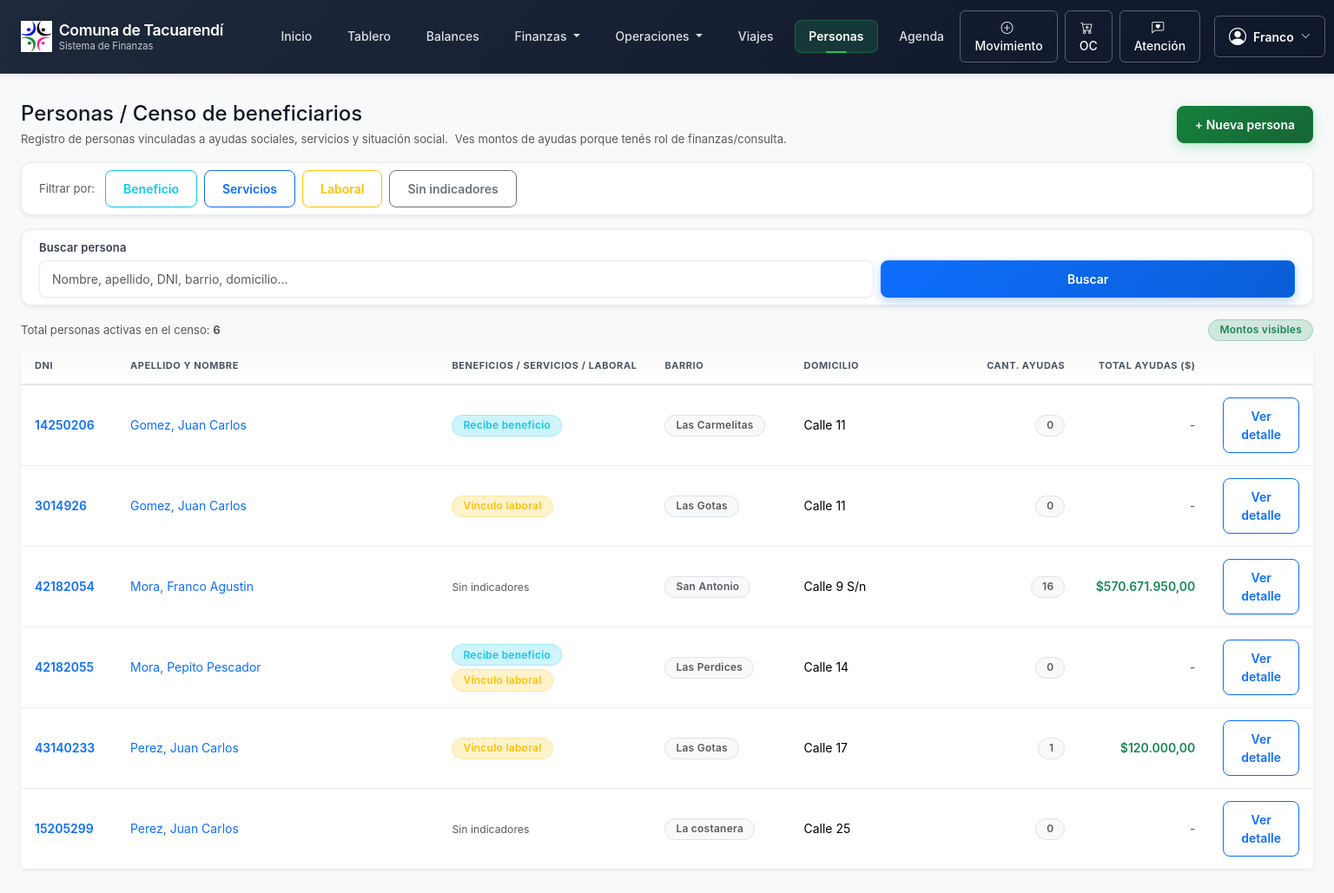
/personas/ (signed in), run on an earlier commit of the app's database.
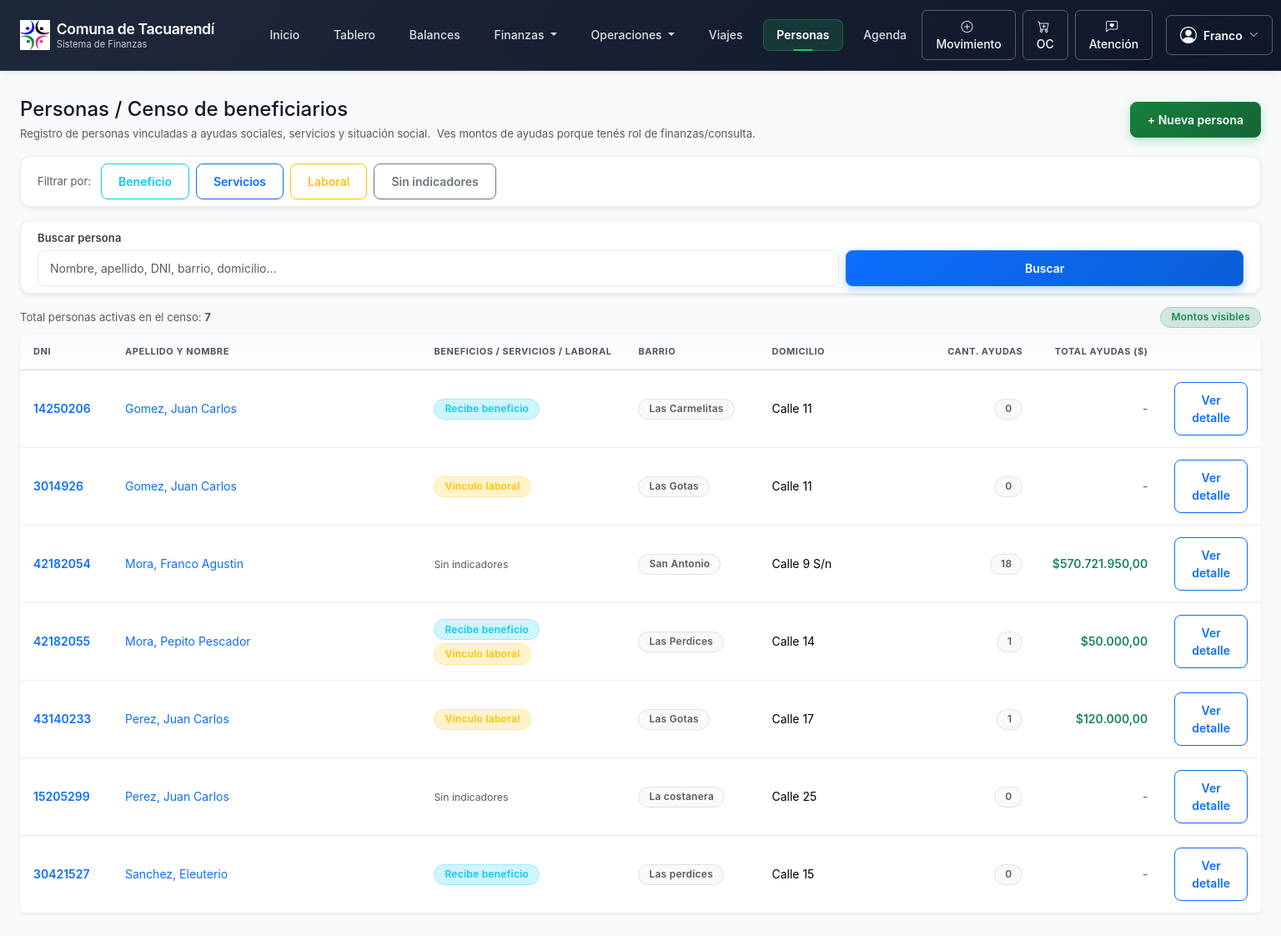
And on a later commit of the database.
### finanzas/models.py (models this page shows, shortened)
class Beneficiario(models.Model):
    TIPO_VINCULO_NINGUNO = "NINGUNO"
    TIPO_VINCULO_PLANTA = "PLANTA"
    TIPO_VINCULO_JORNAL = "JORNAL"
    TIPO_VINCULO_EVENTUAL = "EVENTUAL"
    TIPO_VINCULO_HONORARIO = "HONORARIO"
    TIPO_VINCULO_CHOICES = [
        (TIPO_VINCULO_NINGUNO, "Sin vínculo laboral"),
        (TIPO_VINCULO_PLANTA, "Planta permanente"),
        (TIPO_VINCULO_JORNAL, "Jornalizado"),
        (TIPO_VINCULO_EVENTUAL, "Eventual / changuista"),
        (TIPO_VINCULO_HONORARIO, "Honorarios / contratad@"),
    ]
    nombre = models.CharField(max_length=100)
    apellido = models.CharField(max_length=100)
    dni = models.CharField(max_length=20, blank=True, db_index=True)
    direccion = models.CharField(max_length=255, blank=True)
    barrio = models.CharField(max_length=100, blank=True)
    telefono = models.CharField(max_length=50, blank=True)
    notas = models.TextField(blank=True)
    paga_servicios = models.BooleanField(
        default=False,
        help_text="Indica si esta persona paga servicios a la comuna (agua, tasas, etc.).",
    )
    detalle_servicios = models.CharField(
        max_length=255,
        blank=True,
        help_text="Detalle del servicio (N° conexión, lote, referencia de pago, etc.).",
    )
    tipo_vinculo = models.CharField(
        max_length=20,
        choices=TIPO_VINCULO_CHOICES,
        default=TIPO_VINCULO_NINGUNO,
        help_text="Vínculo laboral con la comuna (planta, jornal, eventual, honorarios).",
    )
    sector_laboral = models.ForeignKey(
        "Area",
        on_delete=models.SET_NULL,
        null=True,
        blank=True,
        related_name="beneficiarios_laborales",
        help_text="Área o sector en el que trabaja para la comuna (si corresponde).",
    )
    percibe_beneficio = models.BooleanField(
        default=False,
        help_text="Indica si percibe pensión o algún beneficio social (AUH, PNC, jubilación, etc.).",
    )
    beneficio_detalle = models.CharField(
        max_length=255,
        blank=True,
        help_text="Ej: AUH, Pensión no contributiva, Jubilación mínima, Potenciar Trabajo, Tarjeta Alimentar, etc.",
    )
    beneficio_organismo = models.CharField(
        max_length=120,
        blank=True,
        help_text="Organismo que lo otorga. Ej: ANSES, Provincia, Comuna, ONG, etc.",
    )
    beneficio_monto_aprox = models.DecimalField(
        max_digits=12,
        decimal_places=2,
        null=True,
        blank=True,
        help_text="Monto aproximado mensual (si se conoce).",
    )
    activo = models.BooleanField(default=True)
    class Meta:
        verbose_name = "Beneficiario"
        verbose_name_plural = "Beneficiarios"
    @property
    def tiene_vinculo_laboral(self) -> bool:
        return self.tipo_vinculo != self.TIPO_VINCULO_NINGUNO

### finanzas/views.py (the view, shortened to what this page needs)
# urls.py: path("personas/", PersonaListView.as_view(), name="persona_list"),
class PersonaListView(PersonaCensoAccessMixin, ListView):
    model = Beneficiario
    template_name = "finanzas/persona_list.html"
    context_object_name = "personas"
    paginate_by = 25
    def get_queryset(self):
        qs = Beneficiario.objects.filter(activo=True).select_related("sector_laboral")
        q = (self.request.GET.get("q") or "").strip()
        flag = (self.request.GET.get("flag") or "").strip()
        if flag == "beneficio":
            qs = qs.filter(percibe_beneficio=True)
        elif flag == "servicios":
            qs = qs.filter(paga_servicios=True)
        elif flag == "laboral":
            qs = qs.exclude(tipo_vinculo=Beneficiario.TIPO_VINCULO_NINGUNO)
        elif flag == "sin_indicadores":
            qs = qs.filter(
                percibe_beneficio=False,
                paga_servicios=False,
                tipo_vinculo=Beneficiario.TIPO_VINCULO_NINGUNO,
            )
        qs = qs.annotate(
            total_ayudas=Sum(
                "movimientos__monto",
                filter=Q(
                    movimientos__estado=Movimiento.ESTADO_APROBADO,
                    movimientos__tipo=Movimiento.TIPO_GASTO,
                    movimientos__categoria__es_ayuda_social=True,
                ),
            ),
            cantidad_ayudas=Count(
                "movimientos",
                filter=Q(
                    movimientos__estado=Movimiento.ESTADO_APROBADO,
                    movimientos__tipo=Movimiento.TIPO_GASTO,
                    movimientos__categoria__es_ayuda_social=True,
                ),
                distinct=True,
            ),
            total_servicios=Sum(
                "movimientos__monto",
                filter=Q(
                    movimientos__estado=Movimiento.ESTADO_APROBADO,
                    movimientos__tipo=Movimiento.TIPO_INGRESO,
                    movimientos__categoria__es_servicio=True,
                ),
            ),
            cantidad_servicios=Count(
                "movimientos",
                filter=Q(
                    movimientos__estado=Movimiento.ESTADO_APROBADO,
                    movimientos__tipo=Movimiento.TIPO_INGRESO,
                    movimientos__categoria__es_servicio=True,
                ),
                distinct=True,
            ),
            total_personal=Sum(
                "movimientos__monto",
                filter=Q(
                    movimientos__estado=Movimiento.ESTADO_APROBADO,
                    movimientos__tipo=Movimiento.TIPO_GASTO,
                    movimientos__categoria__es_personal=True,
                ),
            ),
            cantidad_personal=Count(
                "movimientos",
                filter=Q(
                    movimientos__estado=Movimiento.ESTADO_APROBADO,
                    movimientos__tipo=Movimiento.TIPO_GASTO,
                    movimientos__categoria__es_personal=True,
                ),
                distinct=True,
            ),
        )
        return qs.order_by("apellido", "nombre")
    def get_context_data(self, **kwargs):
        ctx = super().get_context_data(**kwargs)
        user = self.request.user
        ctx["q"] = (self.request.GET.get("q") or "").strip()
        ctx["flag"] = (self.request.GET.get("flag") or "").strip()
        ctx.update(_roles_ctx(user))
        return ctx

### finanzas/context_processors.py (called while the page is built)
def roles_ctx(request):
    user = request.user
    es_admin = permisos.es_admin_sistema(user)
    es_staff_fin = permisos.es_staff_finanzas(user)
    es_op_fin = permisos.es_operador_finanzas(user)
    es_op_soc = permisos.es_operador_social(user)
    es_consulta = permisos.es_consulta_politica(user)
    es_fin = permisos.es_finanzas(user)
    return {
        "es_admin_sistema": es_admin,
        "es_staff_finanzas": es_staff_fin,
        "es_operador_finanzas": es_op_fin,
        "es_operador_social": es_op_soc,
        "es_consulta_politica": es_consulta,
        "es_finanzas": es_fin,
        "rol_staff_finanzas": es_staff_fin,
        "rol_operador_finanzas": es_op_fin,
        "rol_operador_social": es_op_soc,
        "rol_consulta_politica": es_consulta,
    }

def comuna_ctx(request):
    return {
        "COMUNA_NOMBRE": getattr(settings, "COMUNA_NOMBRE", "Comuna de Tacuarendí"),
        "COMUNA_CUIT": getattr(settings, "COMUNA_CUIT", ""),
        "COMUNA_DOMICILIO": getattr(settings, "COMUNA_DOMICILIO", ""),
        "COMUNA_TELEFONO": getattr(settings, "COMUNA_TELEFONO", ""),
        "COMUNA_EMAIL": getattr(settings, "COMUNA_EMAIL", ""),
    }

### finanzas/templates/finanzas/persona_list.html (shortened to what the changed rows need)
{% extends "finanzas/base.html" %}
{% load humanize %}
{% load finanzas_extras %}
{% block content %}
<div class="d-flex justify-content-between align-items-center mb-3">
  <div>
    <h1 class="h4 mb-1">Personas / Censo de beneficiarios</h1>
  </div>
</div>
<div class="d-flex justify-content-between align-items-center mb-2 small text-muted">
  <div>
    {% if q %}
      Mostrando {{ page_obj.paginator.count }} persona{{ page_obj.paginator.count|pluralize:"s" }}
      para "<strong>{{ q }}</strong>"
    {% else %}
      Total personas activas en el censo:
      <strong>{{ page_obj.paginator.count }}</strong>
    {% endif %}
  </div>
</div>
<div class="table-responsive shadow-sm bg-white rounded">
  <table class="table table-sm align-middle mb-0 table-hover">
    <thead class="table-light">
      <tr>
        <th scope="col" style="width: 110px;">DNI</th>
        <th scope="col">Apellido y nombre</th>
        <th scope="col" style="width: 240px;">Beneficios / Servicios / Laboral</th>
        <th scope="col" style="width: 160px;">Barrio</th>
        <th scope="col">Domicilio</th>
        <th scope="col" class="text-end" style="width: 120px;">Cant. ayudas</th>
        {% if rol_finanzas or rol_consulta_politica or user.is_superuser %}
          <th scope="col" class="text-end" style="width: 150px;">Total ayudas ($)</th>
        {% endif %}
        <th scope="col" style="width: 110px;"></th>
      </tr>
    </thead>
    <tbody>
      {% for p in personas %}
        <tr>
          <td class="text-nowrap">
            {% if p.dni %}
              <a
                href="{% url 'finanzas:persona_detail' p.pk %}"
                class="text-decoration-none fw-semibold"
                aria-label="Ver detalle de {{ p.apellido }} {{ p.nombre }}"
              >
                {{ p.dni }}
              </a>
            {% else %}
              <span class="text-muted">-</span>
            {% endif %}
          </td>
          <td>
            <a
              href="{% url 'finanzas:persona_detail' p.pk %}"
              class="text-decoration-none"
            >
              {{ p.apellido }}, {{ p.nombre }}
            </a>
          </td>
          <td>
            <div class="d-flex flex-wrap gap-1">
              {% if p.percibe_beneficio %}
                <span class="badge bg-info-subtle text-info border border-info-subtle">
                  Recibe beneficio
                </span>
              {% endif %}
              {% if p.tiene_vinculo_laboral %}
                <span class="badge bg-warning-subtle text-warning border border-warning-subtle">
                  Vínculo laboral
                </span>
              {% endif %}
              {% if not p.percibe_beneficio and not p.paga_servicios and not p.tiene_vinculo_laboral %}
                <span class="text-muted small">Sin indicadores</span>
              {% endif %}
            </div>
          </td>
          <td class="text-nowrap">
            {% if p.barrio %}
              <span class="badge bg-light text-muted border">
                {{ p.barrio }}
              </span>
            {% else %}
              <span class="text-muted">-</span>
            {% endif %}
          </td>
          <td class="text-truncate" style="max-width: 260px;">
            {{ p.direccion|default:"-" }}
          </td>
          <td class="text-end">
            <span class="badge bg-light text-muted border">
              {{ p.cantidad_ayudas|default:"0" }}
            </span>
          </td>
          {% if rol_finanzas or rol_consulta_politica or user.is_superuser %}
            <td class="text-end">
              {% if p.total_ayudas %}
                <span class="fw-semibold text-success">
                  ${{ p.total_ayudas|default:0|formato_pesos }}
                </span>
              {% else %}
                <span class="text-muted">-</span>
              {% endif %}
            </td>
          {% endif %}
          <td class="text-end">
            <a
              href="{% url 'finanzas:persona_detail' p.pk %}"
              class="btn btn-outline-primary btn-sm"
            >
              Ver detalle
            </a>
          </td>
        </tr>
      {% endfor %}
    </tbody>
  </table>
</div>
{% endblock %}

What changed in the data, as far as the page shows it:
computed for Beneficiario "Franco Agustin": cantidad_ayudas "16" → "18"; total_ayudas "570.671.950,00" → "570.721.950,00"
shown differently, row unchanged: Beneficiario "Pepito Pescador": cantidad_ayudas "0" → "1"; total_ayudas (not shown) → "50.000,00"; text "-" → "$"
added Beneficiario: dni "30421527", apellido "Sanchez", nombre "Eleuterio", percibe_beneficio "Recibe beneficio", barrio "Las perdices", direccion "Calle 15", cantidad_ayudas "0"
Also different on the page:
{{ page_obj.paginator.count }}: "6" → "7"
